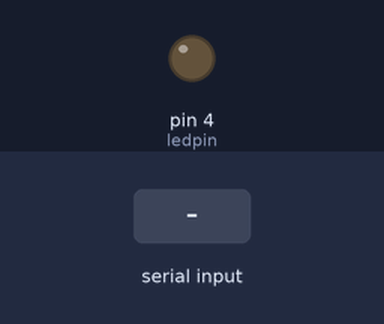
A sketch run on a simulated Arduino Uno, built with avr-gcc and run on an emulated ATmega328P. On the bench: output pins drawn as LEDs (lit = HIGH). Inputs (shaded band) come from the test bench.

Above: at 1.2 s.
1.3 s: "on" received over the second serial link
At 2.5 s:
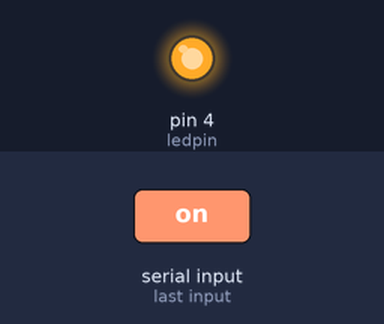
2.8 s: "1" received over the second serial link
At 3.6 s:
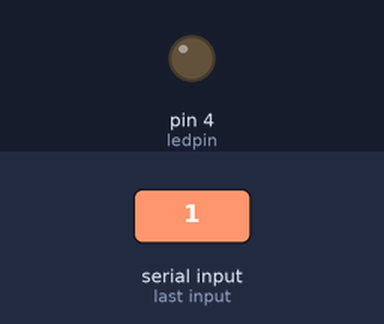
Timing chart, 0 to 5.8 s (numbered marks = the images above; inputs shaded):
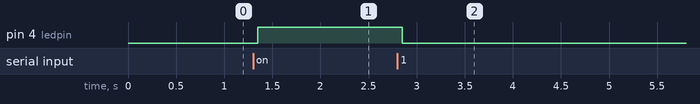

The sketch:

TeleBluetooth.ino
```cpp
#include <SoftwareSerial.h>// import the serial library

SoftwareSerial Genotronex(2, 1); // RX, TX
int ledpin=4; // led on D13 will show blink on / off
char content[10] = "";
char character;
boolean ison=false;


void setup() {
  // put your setup code here, to run once:
  Genotronex.begin(9600);
  Genotronex.println("Bluetooth On please press 1 or 0 blink LED ..");
  pinMode(ledpin,OUTPUT);
}

void loop() {
  int i = 0;
  char content[10] = "";
  if (Genotronex.available() > 0)
  {
    while(Genotronex.available() > 0) {
      character = Genotronex.read();
      content[i] = character;
      i++;
    }
    content[i]='\0';
    if(strcmp(content,"on") == 0){
      digitalWrite(ledpin,1);
      ison=true;
    }
    else if(strcmp(content,"state") == 0){
      if(ison)
        Genotronex.print(1);
      else
        Genotronex.print(0);
    }
    else
    {// if number 0 pressed ....
      digitalWrite(ledpin,0);
      ison=false;
    }

  }


  delay(100);// prepare for next data ...
}
```

Measured:
- after the input at 1.3 s, pin 4 (ledpin): LOW → HIGH after 0.05 s
- after the input at 2.8 s, pin 4 (ledpin): HIGH → LOW after 0.05 s
